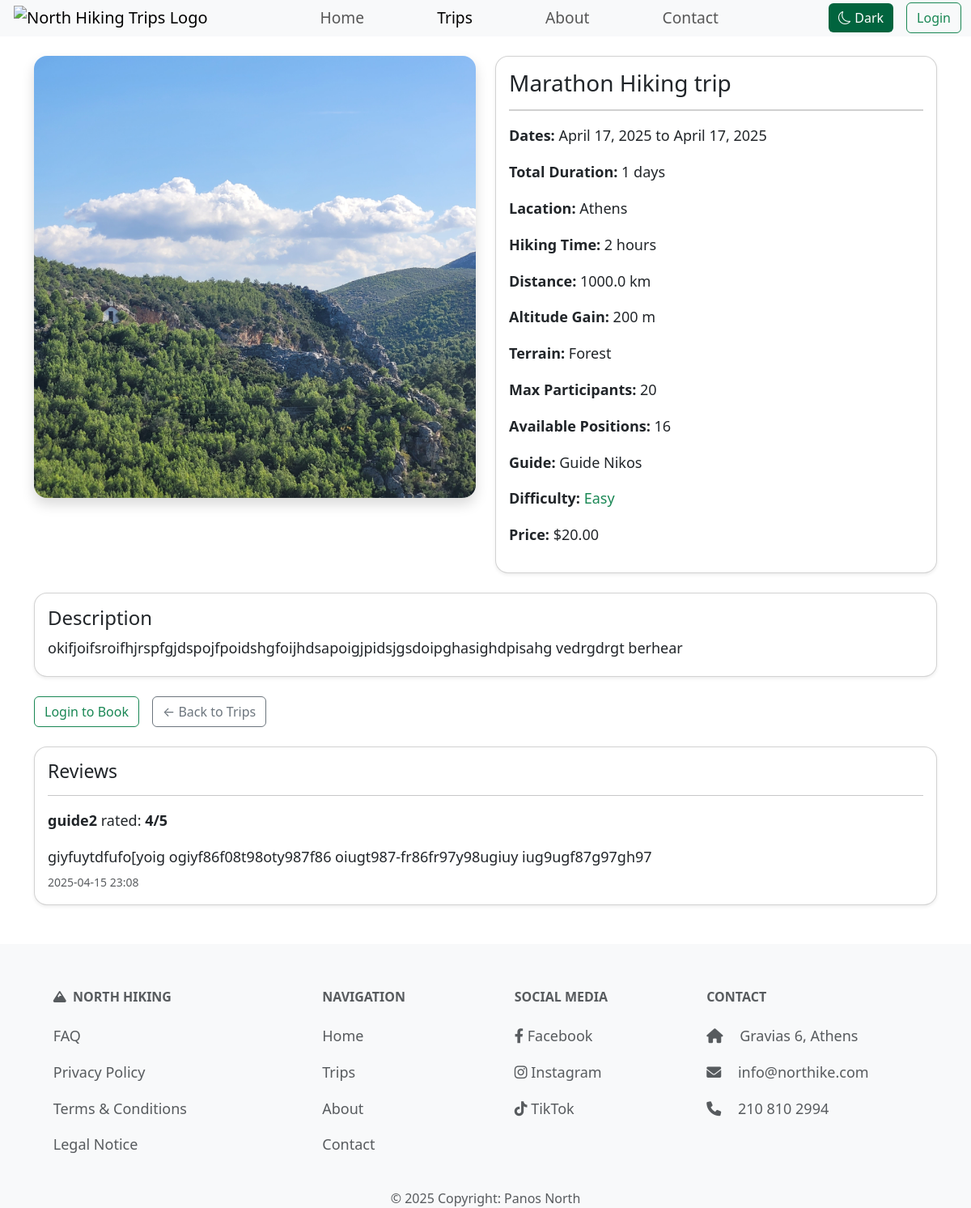
Screenshot of /trips/marathon-hiking-trip with the database file from the repository.
### trips/models.py (models this page shows, shortened)
class Trip(models.Model):
    DIFFICULTY_LEVELS = [
        ('Easy', 'Easy'),
        ('Moderate', 'Moderate'),
        ('Hard', 'Hard'),
        ('Extreme', 'Extreme')
    ]
    TERRAIN_TYPES = [
        ('Forest', 'Forest'),
        ('Mountain', 'Mountain'),
        ('Beach', 'Beach'),
        ('Urban', 'Urban'),
    ]
    title = models.CharField(max_length=60, unique=True)
    location = models.CharField(max_length=40)
    difficulty = models.CharField(max_length=10, choices=DIFFICULTY_LEVELS)
    distance = models.DecimalField(max_digits=5, decimal_places=1, validators=[MinValueValidator(0), MaxValueValidator(1000000)])
    terrain = models.CharField(max_length=20, choices=TERRAIN_TYPES)
    price = models.DecimalField(max_digits=8, decimal_places=2, validators=[MinValueValidator(0)])
    start_date = models.DateField(validators=[validate_future_date])
    end_date = models.DateField(validators=[validate_future_date])
    altitude_difference = models.PositiveIntegerField(validators=[MinValueValidator(1)])
    hiking_duration = models.PositiveIntegerField(validators=[MinValueValidator(1)])
    max_participants = models.PositiveIntegerField(validators=[MinValueValidator(1), MaxValueValidator(99)])
    description = models.TextField(max_length=500)
    image = models.ImageField(default='default.png', blank=True, null=True)
    guide = models.ForeignKey('Guide', on_delete=models.SET_NULL, null=True, blank=True, related_name='trip_guides'
    )
    slug = models.SlugField(unique=True, null=True, blank=True, editable=False)
    @property
    def duration(self):
        return (self.end_date - self.start_date).days + 1

class Guide(models.Model):
    EXPERIENCE_CHOICES = [
        ('Amateur', 'Amateur'),
        ('Professional', 'Professional'),
    ]
    user = models.OneToOneField(User, on_delete=models.CASCADE, related_name="guide_profile", null=True, blank=True)
    phone_number = models.CharField(max_length=20, blank=True, default='Not Provided')
    bio = models.TextField(blank=True, null=True, default='Not Provided')
    experience = models.CharField(max_length=20, choices=EXPERIENCE_CHOICES, blank=True, default='Amateur')
    def __str__(self):
        return f"{self.user.first_name} {self.user.last_name}" if self.user else "Unnamed Guide"

class Review(models.Model):
    trip = models.ForeignKey(Trip, on_delete=models.CASCADE, related_name='trip_reviews')
    user = models.ForeignKey(User, on_delete=models.CASCADE, related_name='user_reviews')
    rating = models.PositiveSmallIntegerField(validators=[MinValueValidator(1), MaxValueValidator(5)])
    comment = models.TextField(blank=True)
    created_at = models.DateTimeField(auto_now_add=True)
    class Meta:
        unique_together = ('user', 'trip')

### trips/views.py (the view, shortened to what this page needs)
# urls.py: path('<slug:slug>', views.trip_page, name='page'),
def trip_page(request, slug):
    trip = get_object_or_404(Trip, slug=slug)
    user_has_reviewed = False
    in_cart = False
    already_booked = False
    in_wishlist = False
    available_positions = trip.max_participants - trip.booked_trips.count()
    context = {
        'trip': trip,
        'user_has_reviewed': user_has_reviewed,
        'in_cart': in_cart,
        'already_booked': already_booked,
        'in_wishlist': in_wishlist,
        'available_positions': available_positions,
    }
    return render(request, 'trips/trip_page.html', context)

### trips/context_processors.py (called while the page is built)
def cart_item_count(request):
    if request.user.is_authenticated:
        count = CartItem.objects.filter(user=request.user).count()
        return {'cart_item_count': count}
    return {'cart_item_count': 0}

### trips/templates/trips/trip_page.html (shortened to what this page needs)
{% extends "layout.html" %}
{% load static %}
{% block content %}
<section class="container my-4">
    <div class="row g-4 align-items-start">
        <div class="col-md-6">
            <img src="{{ trip.image.url }}" alt="{{ trip.title }} banner" class="img-fluid rounded-4 shadow w-100">
        </div>
        <div class="col-md-6">
            <div class="card rounded-4 shadow-sm ">
                <div class="card-body">
                    <h2 class="card-title">{{ trip.title }} </h2>
                    <hr class="seperator-dark">
                    <div class="row">
                        <div class="col-12">
                            <p><strong>Dates:</strong> {{ trip.start_date }} to {{ trip.end_date }}</p>
                            <p><strong>Total Duration:</strong> {{ trip.duration }} days</p>
                            <p><strong>Lacation:</strong> {{ trip.location }}</p>
                            <p><strong>Hiking Time:</strong> {{ trip.hiking_duration }} hours</p>
                            <p><strong>Distance:</strong> {{ trip.distance }} km</p>
                            <p><strong>Altitude Gain:</strong> {{ trip.altitude_difference }} m</p>
                            <p><strong>Terrain:</strong> {{ trip.terrain }}</p>
                            <p><strong>Max Participants:</strong> {{ trip.max_participants }}</p>
                            <p><strong>Available Positions:</strong> {{ available_positions  }}</p>
                            <p><strong>Guide:</strong> {{ trip.guide }}</p>
                            <p>
                                <strong>Difficulty:</strong>
                                <span class="{% if trip.difficulty == 'Easy' %}text-success
                                             {% elif trip.difficulty == 'Moderate' %}text-info
                                             {% elif trip.difficulty == 'Hard' %}text-warning
                                             {% elif trip.difficulty == 'Extreme' %}text-danger
                                             {% endif %}">
                                    {{ trip.difficulty }}
                                </span>
                            </p>
                            <p><strong>Price:</strong> ${{ trip.price }}</p>
                        </div>
                    </div>
                </div>
            </div>
        </div>
    </div>
    <div class="card my-4 rounded-4 shadow-sm">
        <div class="card-body">
            <h4>Description</h4>
            <p class="justify mb-1">{{ trip.description }}</p>
        </div>
    </div>
    <div class="mb-4 d-flex flex-wrap gap-3">
        {% if user.is_authenticated %}
            {% if already_booked %}
                <p class="text-success my-0">Already booked.</p>
            {% elif in_cart %}
                <p class="text-info my-0">Already in cart</p>
            {% else %}
                <form action="{% url 'trips:add-to-cart' slug=trip.slug %}" method="post">
                    {% csrf_token %}
                    <button type="submit" class="btn btn-success">Add to Cart</button>
                </form>
            {% endif %}
            {% if in_wishlist %}
                <p class="text-warning my-0">Already wishlisted.</p>
            {% elif not already_booked %}
                <form action="{% url 'trips:add-to-wishlist' slug=trip.slug %}" method="post">
                    {% csrf_token %}
                    <button type="submit" class="btn btn-outline-warning">Add to Wishlist</button>
                </form>
            {% endif %}
            {% if not user_has_reviewed %}
                <a href="{% url 'trips:add-review' slug=trip.slug %}" class="btn btn-outline-primary">Review</a>
            {% else %}
                <p class="text-primary my-0">Already reviewd.</p>
            {% endif %}
            {% if trip.guide == user.guide_profile %}
                <a href="{% url 'trips:edit-trip' slug=trip.slug %}" class="btn btn-outline-danger">Edit Trip</a>
            {% endif %}
        {% else %}
            <div class="nav-btn-container">
                <a href="{% url 'users:login' %}?next={{ request.path }}" class="btn btn-outline-success reg-btn" aria-label="Login">Login to Book</a>
            </div>
        {% endif %}
        <a href="{% url 'trips:list' %}" class="btn btn-outline-secondary">← Back to Trips</a>
    </div>
    <div class="card rounded-4 shadow-sm">
        <div class="card-body">
            <h3 class="card-title">Reviews</h3>
            <hr>
            {% if trip.trip_reviews.all %}
                {% for review in trip.trip_reviews.all %}
                    <div class="">
                        <p class="me-2"><b>{{ review.user.username }}</b> rated: <b>{{ review.rating }}/5</b> </p>
                        <p class="mb-1">{{ review.comment }}</p>
                        <small class="text-muted">{{ review.created_at|date:"Y-m-d H:i" }}</small>
                    </div>
                {% endfor %}
            {% else %}
                <p class="">No reviews yet for this trip.</p>
            {% endif %}
        </div>
    </div>
</section>
{% endblock %}

### static/css/styles.css (style rules this page uses)
h2 { font-size: 28px; margin-bottom: 15px; }
h3 { font-size: 23px; margin-bottom: 15px; }
p { font-size: 18px; line-height: 1.6; }
a { color: #009a3e; ; }
.justify { text-align: justify; }
.seperator-dark { border: 1px solid #444444; }
::placeholder { color: #6c757d; }

### rows the page displays
Trip: image (picture), title "Marathon Hiking trip", start_date "April 17, 2025", end_date "April 17, 2025", duration "1", location "Athens", hiking_duration "2", distance "1000.0", altitude_difference "200", terrain "Forest", max_participants "20", guide "Guide Nikos", difficulty "Easy", price "20.00", description "okifjoifsroifhjrspfgjdspojfpoidshgfoijhdsapoigjpidsjgsdoipghasighdpisahg vedrgdrgt berhear"
Review: user.username "guide2", rating "4", comment "giyfuytdfufo[yoig ogiyf86f08t98oty987f86 oiugt987-fr86fr97y98ugiuy iug9ugf87g97gh97", created_at "2025-04-15 23:08"

### other values shown
{{ available_positions }} "16"
